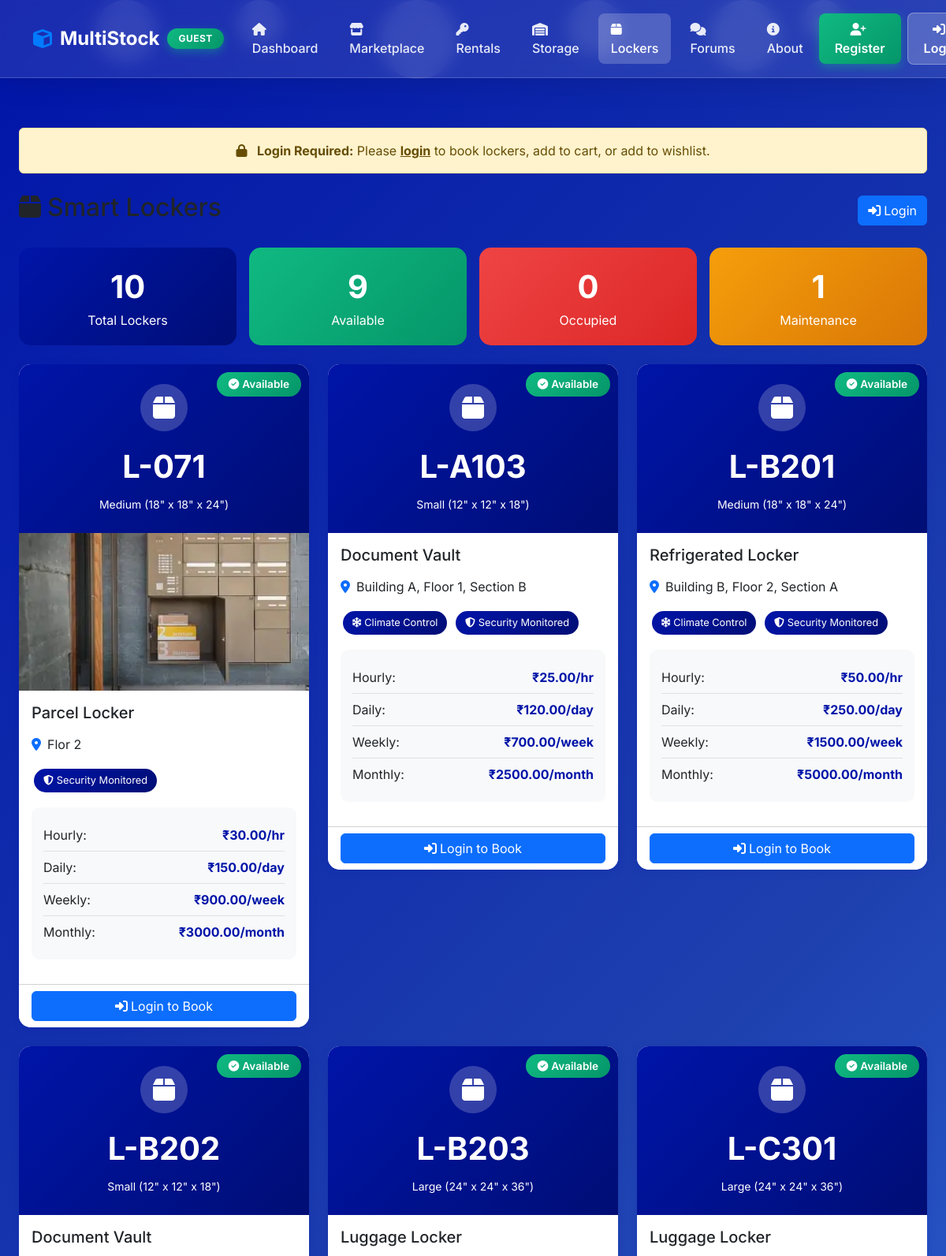
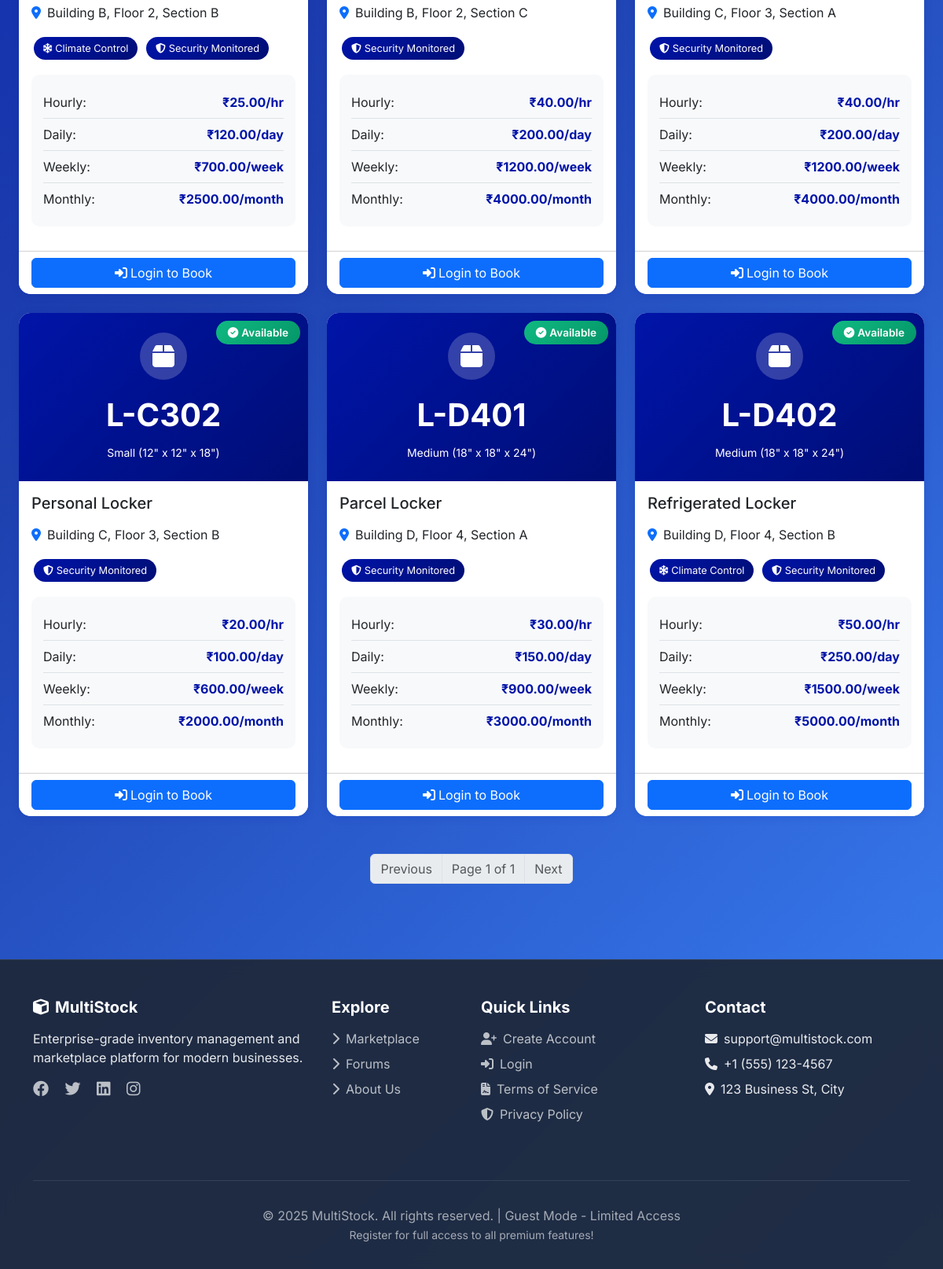
The page /guest/lockers/ on the database its author committed (2 pictures, top to bottom).
### apps/lockers/models.py (models this page shows, shortened)
class Locker(models.Model):
    STATUS_CHOICES = [
        ('available', 'Available'),
        ('occupied', 'Occupied'),
        ('reserved', 'Reserved'),
        ('maintenance', 'Under Maintenance'),
        ('disabled', 'Disabled'),
    ]
    locker_number = models.CharField(max_length=20, unique=True)
    locker_type = models.ForeignKey(LockerType, on_delete=models.CASCADE, related_name='lockers')
    location = models.CharField(max_length=200, help_text="Building/Floor/Section")
    status = models.CharField(max_length=20, choices=STATUS_CHOICES, default='available')
    access_code = models.CharField(max_length=10, blank=True)
    image = models.ImageField(upload_to='locker_images/', null=True, blank=True)
    notes = models.TextField(blank=True)
    last_maintenance = models.DateTimeField(null=True, blank=True)
    is_active = models.BooleanField(default=True)
    created_by = models.ForeignKey(User, on_delete=models.SET_NULL, null=True, blank=True, related_name='created_lockers')
    created_at = models.DateTimeField(auto_now_add=True)
    updated_by = models.ForeignKey(User, on_delete=models.SET_NULL, null=True, blank=True, related_name='updated_lockers')
    updated_at = models.DateTimeField(auto_now=True)
    class Meta:
        db_table = 'lockers'
        ordering = ['locker_number']

class LockerType(models.Model):
    LOCKER_SIZES = [
        ('small', 'Small (12" x 12" x 18")'),
        ('medium', 'Medium (18" x 18" x 24")'),
        ('large', 'Large (24" x 24" x 36")'),
        ('xlarge', 'Extra Large (36" x 36" x 48")'),
        ('climate', 'Climate Controlled'),
    ]
    name = models.CharField(max_length=100)
    size = models.CharField(max_length=20, choices=LOCKER_SIZES)
    description = models.TextField(blank=True)
    hourly_rate = models.DecimalField(max_digits=10, decimal_places=2, default=0)
    daily_rate = models.DecimalField(max_digits=10, decimal_places=2)
    weekly_rate = models.DecimalField(max_digits=10, decimal_places=2)
    monthly_rate = models.DecimalField(max_digits=10, decimal_places=2)
    has_climate_control = models.BooleanField(default=False)
    has_security_monitoring = models.BooleanField(default=True)
    is_active = models.BooleanField(default=True)
    created_at = models.DateTimeField(auto_now_add=True)
    updated_at = models.DateTimeField(auto_now=True)
    class Meta:
        db_table = 'locker_types'
        ordering = ['size', 'name']

### apps/guest/views.py (the view)
# urls.py: path('lockers/', views.guest_lockers, name='lockers'),
def guest_lockers(request):
    from lockers.models import Locker, LockerType
    from django.core.paginator import Paginator
    lockers_qs = Locker.objects.filter(status='available').select_related('locker_type').order_by('locker_number')
    locker_types = LockerType.objects.all()
    total_lockers = Locker.objects.count()
    available = Locker.objects.filter(status='available').count()
    occupied = Locker.objects.filter(status='occupied').count()
    maintenance = Locker.objects.filter(status='maintenance').count()
    paginator = Paginator(lockers_qs, 9)
    page_number = request.GET.get('page')
    page_obj = paginator.get_page(page_number)
    lockers_with_info = []
    for locker in page_obj.object_list:
        locker.image_url = None
        if hasattr(locker, 'image') and locker.image:
            try:
                locker.image_url = locker.image.url if hasattr(locker.image, 'url') else f'/media/{locker.image}'
            except Exception:
                pass
        lockers_with_info.append(locker)
    context = {
        'lockers': lockers_with_info,
        'page_obj': page_obj,
        'locker_types': locker_types,
        'total_lockers': total_lockers,
        'available': available,
        'occupied': occupied,
        'maintenance': maintenance,
        'is_guest': True,
    }
    return render(request, 'guest/lockers.html', context)

### apps/permissions/context_processors.py (called while the page is built, shortened)
def user_permissions(request):
    if not request.user.is_authenticated:
        return {'user_role': 'guest', 'permissions': {}}

### templates/guest/lockers.html (shortened to what this page needs)
{% extends 'base_guest.html' %}
{% block content %}
<div class="container-fluid p-4 mt-5">
    <div class="alert alert-warning text-center mb-4">
        <i class="fas fa-lock me-2"></i>
        <strong>Login Required:</strong> Please <a href="/auth/login-selection/" class="alert-link">login</a> to book lockers, add to cart, or add to wishlist.
    </div>
    <div class="d-flex justify-content-between align-items-center mb-4">
        <h2><i class="fas fa-box me-2"></i>Smart Lockers</h2>
        <div>
            <a href="/auth/login-selection/" class="btn btn-primary">
                <i class="fas fa-sign-in-alt me-1"></i>Login
            </a>
        </div>
    </div>
    <div class="row g-3 mb-4">
        <div class="col-md-3">
            <div class="stats-card">
                <div class="stats-number">{{ total_lockers }}</div>
                <div>Total Lockers</div>
            </div>
        </div>
        <div class="col-md-3">
            <div class="stats-card" style="background: linear-gradient(135deg, #10b981, #059669);">
                <div class="stats-number">{{ available }}</div>
                <div>Available</div>
            </div>
        </div>
        <div class="col-md-3">
            <div class="stats-card" style="background: linear-gradient(135deg, #ef4444, #dc2626);">
                <div class="stats-number">{{ occupied }}</div>
                <div>Occupied</div>
            </div>
        </div>
        <div class="col-md-3">
            <div class="stats-card" style="background: linear-gradient(135deg, #f59e0b, #d97706);">
                <div class="stats-number">{{ maintenance }}</div>
                <div>Maintenance</div>
            </div>
        </div>
    </div>
    <div class="row g-4" id="lockersGrid">
        {% for locker in lockers %}
        <div class="col-md-4 locker-item" data-number="{{ locker.locker_number|lower }}" data-price="{{ locker.locker_type.daily_rate }}">
            <div class="card locker-card">
                <div class="locker-header">
                    <span class="status-badge status-available">
                        <i class="fas fa-check-circle me-1"></i>Available
                    </span>
                    <div class="locker-icon">
                        <i class="fas fa-box fa-2x"></i>
                    </div>
                    <div class="locker-number">{{ locker.locker_number }}</div>
                    <small>{{ locker.locker_type.get_size_display }}</small>
                </div>
                {% if locker.image_url %}
                <div>
                    <img src="{{ locker.image_url }}" alt="Locker {{ locker.locker_number }}" style="width:100%;height:200px;object-fit:cover;" onerror="this.src='/static/images/no-image.svg';this.onerror=null;">
                </div>
                {% endif %}
                <div class="card-body">
                    <h5 class="mb-3">{{ locker.locker_type.name }}</h5>
                    <div class="mb-3">
                        <div class="d-flex align-items-center mb-2">
                            <i class="fas fa-map-marker-alt text-primary me-2"></i>
                            <span>{{ locker.location }}</span>
                        </div>
                    </div>
                    <div class="mb-3">
                        {% if locker.locker_type.has_climate_control %}
                        <span class="feature-badge">
                            <i class="fas fa-snowflake me-1"></i>Climate Control
                        </span>
                        {% endif %}
                        {% if locker.locker_type.has_security_monitoring %}
                        <span class="feature-badge">
                            <i class="fas fa-shield-alt me-1"></i>Security Monitored
                        </span>
                        {% endif %}
                    </div>
                    <div class="price-box">
                        <div class="price-item">
                            <span>Hourly:</span>
                            <span class="price-value">₹{{ locker.locker_type.hourly_rate }}/hr</span>
                        </div>
                        <div class="price-item">
                            <span>Daily:</span>
                            <span class="price-value">₹{{ locker.locker_type.daily_rate }}/day</span>
                        </div>
                        <div class="price-item">
                            <span>Weekly:</span>
                            <span class="price-value">₹{{ locker.locker_type.weekly_rate }}/week</span>
                        </div>
                        <div class="price-item">
                            <span>Monthly:</span>
                            <span class="price-value">₹{{ locker.locker_type.monthly_rate }}/month</span>
                        </div>
                    </div>
                </div>
                <div class="card-footer bg-white">
                    <a href="/auth/login-selection/" class="btn btn-primary w-100">
                        <i class="fas fa-sign-in-alt me-1"></i>Login to Book
                    </a>
                </div>
            </div>
        </div>
        {% empty %}
        <div class="col-12 text-center py-5">
            <i class="fas fa-inbox fa-4x text-muted mb-3"></i>
            <h4 class="text-muted">No lockers available</h4>
        </div>
        {% endfor %}
    </div>
</div>
{% if page_obj %}
<div class="d-flex justify-content-center my-4">
    <nav>
        <ul class="pagination">
            {% if page_obj.has_previous %}
            <li class="page-item"><a class="page-link" href="?page={{ page_obj.previous_page_number }}">Previous</a></li>
            {% else %}
            <li class="page-item disabled"><span class="page-link">Previous</span></li>
            {% endif %}
            <li class="page-item disabled"><span class="page-link">Page {{ page_obj.number }} of {{ page_obj.paginator.num_pages }}</span></li>
            {% if page_obj.has_next %}
            <li class="page-item"><a class="page-link" href="?page={{ page_obj.next_page_number }}">Next</a></li>
            {% else %}
            <li class="page-item disabled"><span class="page-link">Next</span></li>
            {% endif %}
        </ul>
    </nav>
</div>
{% endif %}
{% endblock %}

### templates/guest/lockers.html (style rules this page uses)
:root { --zaffre: #0014A8; --zaffre-dark: #000E75; }
.locker-card { border: none; border-radius: 15px; box-shadow: 0 2px 12px rgba(0, 20, 168, 0.1); transition: all 0.3s; overflow: hidden; position: relative; }
.locker-header { background: linear-gradient(135deg, var(--zaffre), var(--zaffre-dark)); color: white; padding: 25px; text-align: center; position: relative; }
.locker-number { font-size: 2.5rem; font-weight: 700; margin-bottom: 5px; }
.status-badge { position: absolute; top: 10px; right: 10px; padding: 5px 15px; border-radius: 20px; font-size: 0.85rem; font-weight: 600; }
.status-available { background: linear-gradient(135deg, #10b981, #059669); color: white; }
.locker-icon { width: 60px; height: 60px; border-radius: 50%; background: rgba(255, 255, 255, 0.2); display: flex; align-items: center; justify-content: center; margin: 0 auto 15px; }
.feature-badge { display: inline-block; padding: 5px 12px; background: linear-gradient(135deg, var(--zaffre), var(--zaffre-dark)); color: white; border-radius: 15px; font-size: 0.8rem; margin: 3px; }
.price-box { background: #f8f9fa; padding: 15px; border-radius: 10px; margin-bottom: 15px; }
.price-item { display: flex; justify-content: space-between; padding: 8px 0; border-bottom: 1px solid #dee2e6; }
.price-item:last-child { border-bottom: none; }
.price-value { font-weight: 700; color: var(--zaffre); }
.stats-card { background: linear-gradient(135deg, var(--zaffre), var(--zaffre-dark)); color: white; padding: 20px; border-radius: 15px; text-align: center; }
.stats-number { font-size: 2.5rem; font-weight: 700; }

### rows shown on the page
Locker: locker_number "L-071", locker_type.size "Medium (18\" x 18\" x 24\")", locker_type.name "Parcel Locker", location "Flor 2", shows "Security Monitored", locker_type.hourly_rate "30.00", locker_type.daily_rate "150.00", locker_type.weekly_rate "900.00", locker_type.monthly_rate "3000.00"
Locker: locker_number "L-A103", locker_type.size "Small (12\" x 12\" x 18\")", locker_type.name "Document Vault", location "Building A, Floor 1, Section B", shows "Climate Control", shows "Security Monitored", locker_type.hourly_rate "25.00", locker_type.daily_rate "120.00", locker_type.weekly_rate "700.00", locker_type.monthly_rate "2500.00"
Locker: locker_number "L-B201", locker_type.size "Medium (18\" x 18\" x 24\")", locker_type.name "Refrigerated Locker", location "Building B, Floor 2, Section A", shows "Climate Control", shows "Security Monitored", locker_type.hourly_rate "50.00", locker_type.daily_rate "250.00", locker_type.weekly_rate "1500.00", locker_type.monthly_rate "5000.00"
Locker: locker_number "L-B202", locker_type.size "Small (12\" x 12\" x 18\")", locker_type.name "Document Vault", location "Building B, Floor 2, Section B", shows "Climate Control", shows "Security Monitored", locker_type.hourly_rate "25.00", locker_type.daily_rate "120.00", locker_type.weekly_rate "700.00", locker_type.monthly_rate "2500.00"
Locker: locker_number "L-B203", locker_type.size "Large (24\" x 24\" x 36\")", locker_type.name "Luggage Locker", location "Building B, Floor 2, Section C", shows "Security Monitored", locker_type.hourly_rate "40.00", locker_type.daily_rate "200.00", locker_type.weekly_rate "1200.00", locker_type.monthly_rate "4000.00"
Locker: locker_number "L-C301", locker_type.size "Large (24\" x 24\" x 36\")", locker_type.name "Luggage Locker", location "Building C, Floor 3, Section A", shows "Security Monitored", locker_type.hourly_rate "40.00", locker_type.daily_rate "200.00", locker_type.weekly_rate "1200.00", locker_type.monthly_rate "4000.00"
Locker: locker_number "L-C302", locker_type.size "Small (12\" x 12\" x 18\")", locker_type.name "Personal Locker", location "Building C, Floor 3, Section B", shows "Security Monitored", locker_type.hourly_rate "20.00", locker_type.daily_rate "100.00", locker_type.weekly_rate "600.00", locker_type.monthly_rate "2000.00"
Locker: locker_number "L-D401", locker_type.size "Medium (18\" x 18\" x 24\")", locker_type.name "Parcel Locker", location "Building D, Floor 4, Section A", shows "Security Monitored", locker_type.hourly_rate "30.00", locker_type.daily_rate "150.00", locker_type.weekly_rate "900.00", locker_type.monthly_rate "3000.00"
Locker: locker_number "L-D402", locker_type.size "Medium (18\" x 18\" x 24\")", locker_type.name "Refrigerated Locker", location "Building D, Floor 4, Section B", shows "Climate Control", shows "Security Monitored", locker_type.hourly_rate "50.00", locker_type.daily_rate "250.00", locker_type.weekly_rate "1500.00", locker_type.monthly_rate "5000.00"

### other values the page prints
{{ total_lockers }} "10"
{{ available }} "9"
{{ occupied }} "0"
{{ maintenance }} "1"
{{ page_obj.number }} "1"
{{ page_obj.paginator.num_pages }} "1"
